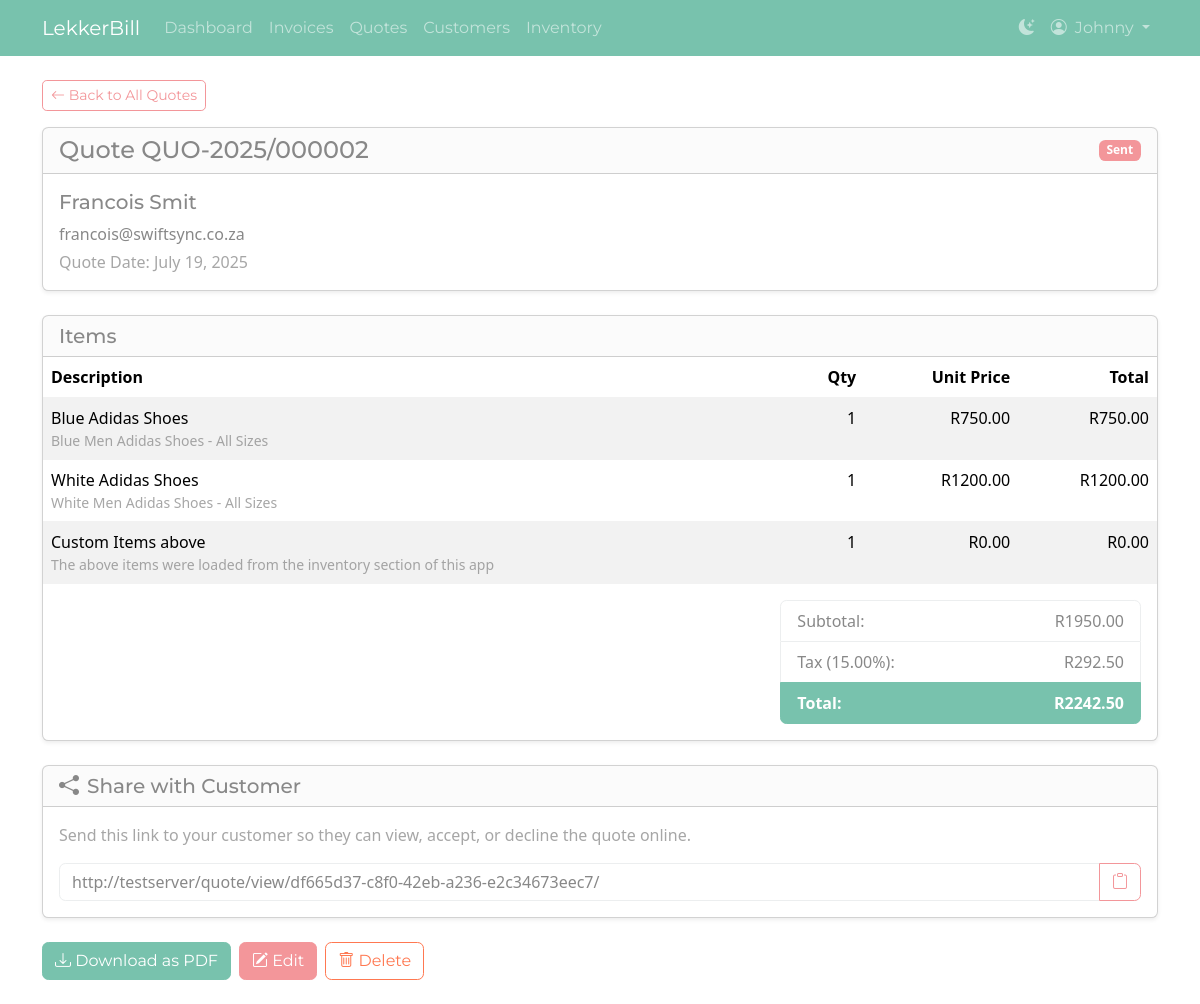
The app's page /quote/8/ (signed in) with its own data.
### invoices/models.py (models this page shows, shortened)
class Quote(models.Model):
    quote_number = models.CharField(max_length=50, blank=True, null=True)
    user = models.ForeignKey(User, on_delete=models.CASCADE)
    customer = models.ForeignKey(Customer, on_delete=models.CASCADE)
    quote_date = models.DateField(default=timezone.now)
    valid_until = models.DateField(blank=True, null=True)
    description = models.TextField(blank=True, null=True)
    created_at = models.DateTimeField(auto_now_add=True)
    updated_at = models.DateTimeField(auto_now=True)
    tax_rate = models.DecimalField(max_digits=5, decimal_places=2, default=Decimal('0.00'))
    status = models.CharField(
        max_length=20,
        choices=[('draft', 'Draft'), ('sent', 'Sent'), ('accepted', 'Accepted'), ('rejected', 'Rejected')],
        default='draft'
    )
    invoice = models.OneToOneField(
        'Invoice', on_delete=models.SET_NULL, null=True, blank=True, related_name='converted_from_quote'
    )
    uuid = models.UUIDField(default=uuid.uuid4, editable=False, unique=True)
    @property
    def subtotal(self):
        return sum(item.total() for item in self.items.all())
    @property
    def tax_amount(self):
        return self.subtotal * (self.tax_rate / 100)
    @property
    def total(self):
        return self.subtotal + self.tax_amount
    def is_converted(self):
        return self.invoice is not None

class Customer(models.Model):
    user = models.ForeignKey(User, on_delete=models.CASCADE)
    name = models.CharField(max_length=100)
    email = models.EmailField()
    phone = models.CharField(max_length=20)
    created_at = models.DateTimeField(auto_now_add=True)
    updated_at = models.DateTimeField(auto_now=True)

class QuoteItem(models.Model):
    quote = models.ForeignKey(Quote, on_delete=models.CASCADE, related_name='items')
    description = models.CharField(max_length=255)
    long_description = models.TextField(blank=True, null=True)
    quantity = models.IntegerField()
    unit_price = models.DecimalField(max_digits=10, decimal_places=2)
    def total(self):
        return self.quantity * self.unit_price

### invoices/views.py (the view)
# urls.py: path('quote/<int:quote_id>/', views.quote_detail, name='quote_detail'),
@login_required
def quote_detail(request, quote_id):
    quote = get_object_or_404(Quote, pk=quote_id, user=request.user)
    public_share_path = reverse('public_quote_detail', args=[quote.uuid])
    public_share_url = request.build_absolute_uri(public_share_path)
    context = {
        'quote': quote,
        'public_share_url': public_share_url,  # Pass URL to template
    }
    return render(request, 'invoices/quote_detail.html', context)

### invoices/templates/invoices/quote_detail.html (shortened to what this page needs)
{% extends "invoices/base.html" %}
{% block content %}
    <a href="{% url 'quote_list' %}" class="btn btn-outline-secondary btn-sm mb-3">
        <i class="bi-arrow-left"></i> Back to All Quotes
    </a>
    <div class="card shadow-sm mb-4">
        <div class="card-header d-flex justify-content-between align-items-center">
            <h1 class="h4 mb-0">Quote {{ quote.quote_number|default:quote.id }}</h1>
            <span class="badge bg-secondary">{{ quote.get_status_display }}</span>
        </div>
        <div class="card-body">
            <h5 class="card-title">{{ quote.customer.name }}</h5>
            <p class="card-text mb-1">{{ quote.customer.email }}</p>
            <p class="card-text text-muted">Quote Date: {{ quote.quote_date|date:"F j, Y" }}</p>
        </div>
    </div>
    <div class="card shadow-sm mb-4">
        <div class="card-header">
            <h2 class="h5 mb-0">Items</h2>
        </div>
        <div class="table-responsive">
            <table class="table table-striped mb-0">
                <thead>
                    <tr>
                        <th>Description</th>
                        <th class="text-end">Qty</th>
                        <th class="text-end">Unit Price</th>
                        <th class="text-end">Total</th>
                    </tr>
                </thead>
                <tbody>
                    {% for item in quote.items.all %}
                    <tr>
                        <td>
                            {{ item.description }}
                            {% if item.long_description %}<small class="d-block text-muted">{{ item.long_description }}</small>{% endif %}
                        </td>
                        <td class="text-end">{{ item.quantity }}</td>
                        <td class="text-end">R{{ item.unit_price|floatformat:2 }}</td>
                        <td class="text-end">R{{ item.total|floatformat:2 }}</td>
                    </tr>
                    {% empty %}
                    <tr><td colspan="4" class="text-center text-muted">No items added to this quote yet.</td></tr>
                    {% endfor %}
                </tbody>
            </table>
        </div>
        <div class="card-body d-flex justify-content-end">
             <div class="col-md-5 col-lg-4">
                <ul class="list-group">
                    <li class="list-group-item d-flex justify-content-between"><span>Subtotal:</span> <span>R{{ quote.subtotal|floatformat:2 }}</span></li>
                    <li class="list-group-item d-flex justify-content-between"><span>Tax ({{ quote.tax_rate|floatformat:2 }}%):</span> <span>R{{ quote.tax_amount|floatformat:2 }}</span></li>
                    <li class="list-group-item d-flex justify-content-between active"><strong>Total:</strong> <strong>R{{ quote.total|floatformat:2 }}</strong></li>
                </ul>
            </div>
        </div>
    </div>
    <div class="card shadow-sm mb-4">
        <div class="card-header">
            <h2 class="h5 mb-0"><i class="bi-share-fill me-2"></i>Share with Customer</h2>
        </div>
        <div class="card-body">
            <p class="text-muted">Send this link to your customer so they can view, accept, or decline the quote online.</p>
            <div class="input-group">
                <input type="text" id="shareableLink" class="form-control" value="{{ public_share_url }}" readonly>
                <button class="btn btn-outline-secondary" type="button" id="copyLinkBtn" title="Copy to clipboard">
                    <i class="bi bi-clipboard"></i>
                </button>
            </div>
        </div>
    </div>
    <div class="d-grid gap-2 d-md-flex justify-content-md-start mb-4">
        <button id="downloadBtn" class="btn btn-primary" onclick="downloadPDF()">
            <span id="btnText"><i class="bi bi-download"></i> Download as PDF</span>
        </button>
        {% if quote.is_converted %}
            <a href="{{ quote.invoice.get_absolute_url }}" class="btn btn-success">
                <i class="bi bi-file-earmark-check-fill"></i> View Invoice {{ quote.invoice.invoice_number|default:quote.invoice.id }}
            </a>
        {% else %}
            <a href="{% url 'quote_update' quote.id %}" class="btn btn-secondary"><i class="bi bi-pencil-square"></i> Edit</a>
            <a href="{% url 'quote_delete' quote.id %}" class="btn btn-outline-danger"><i class="bi bi-trash"></i> Delete</a>
        {% endif %}
    </div>
{% endblock %}

### invoices/templates/invoices/base.html (shortened to what this page needs)
{% load static %}
<!DOCTYPE html>
<html lang="en">
<head>
    <link rel="stylesheet" href="https://cdn.jsdelivr.net/npm/bootstrap-icons@1.11.3/font/bootstrap-icons.min.css">
    <link id="theme-light" rel="stylesheet" href="https://bootswatch.com/5/minty/bootstrap.min.css">
    <link id="theme-dark" rel="stylesheet" href="https://bootswatch.com/5/superhero/bootstrap.min.css" disabled>
    <link href="https://cdn.jsdelivr.net/npm/tom-select@2.3.1/dist/css/tom-select.bootstrap5.css" rel="stylesheet">
</head>
<body>
    <nav class="navbar navbar-expand-lg" id="main-navbar">
        <div class="container">
            <a class="navbar-brand" href="{% url 'dashboard' %}">LekkerBill</a>
            <div class="collapse navbar-collapse" id="navbarNav">
                {% if user.is_authenticated %}
                <ul class="navbar-nav me-auto mb-2 mb-lg-0">
                    <li class="nav-item">
                        <a class="nav-link" href="{% url 'dashboard' %}">Dashboard</a>
                    </li>
                    <li class="nav-item">
                        <a class="nav-link" href="{% url 'invoice_list' %}">Invoices</a>
                    </li>
                    <li class="nav-item">
                        <a class="nav-link" href="{% url 'quote_list' %}">Quotes</a>
                    </li>
                    <li class="nav-item">
                        <a class="nav-link" href="{% url 'customer_list' %}">Customers</a>
                    </li>
                    <li class="nav-item">
                        <a class="nav-link" href="{% url 'inventory_list' %}">Inventory</a>
                    </li>
                </ul>
                <ul class="navbar-nav">
                    <li class="nav-item">
                        <a href="#" class="nav-link" id="theme-toggler" title="Toggle theme">
                            <i class="bi" id="theme-icon"></i>
                        </a>
                    </li>
                    <li class="nav-item dropdown">
                        <a class="nav-link dropdown-toggle" href="#" role="button" data-bs-toggle="dropdown" aria-expanded="false">
                            <i class="bi-person-circle me-1"></i> {{ user.username }}
                        </a>
                    </li>
                </ul>
                {% endif %}
            </div>
        </div>
    </nav>
    <main class="container mt-4">
        {% block content %}{% endblock %}
    </main>
</body>
</html>

### records on screen
Quote: quote_number "QUO-2025/000002", status "Sent", customer.name "Francois Smit", customer.email "francois@swiftsync.co.za", quote_date "July 19, 2025", subtotal "1950.00", tax_rate "15.00", tax_amount "292.50", total "2242.50"
QuoteItem: description "Blue Adidas Shoes", long_description "Blue Men Adidas Shoes - All Sizes", quantity "1", unit_price "750.00", total "750.00"
QuoteItem: description "White Adidas Shoes", long_description "White Men Adidas Shoes - All Sizes", quantity "1", unit_price "1200.00", total "1200.00"
QuoteItem: description "Custom Items above", long_description "The above items were loaded from the inventory section of this app", quantity "1", unit_price "0.00", total "0.00"

### other values on screen
{{ user.username }} "Johnny"
